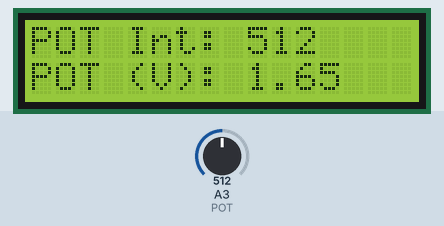
This sketch was run on a simulated Arduino Uno, built with avr-gcc and run on an emulated ATmega328P. Parts: 16×2 character LCD. The test bench sets the inputs (shaded band); at power-on: A3 (POT) = 512.

Above: at 1.2 s.
1.3 s: A3 (POT) set to 716
At 2.8 s:
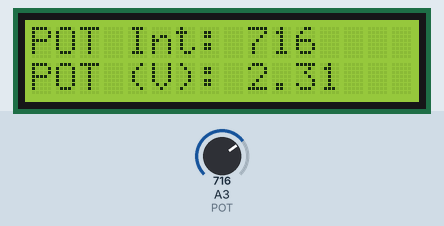
5.4 s: A3 (POT) set to 900
At 6.9 s:
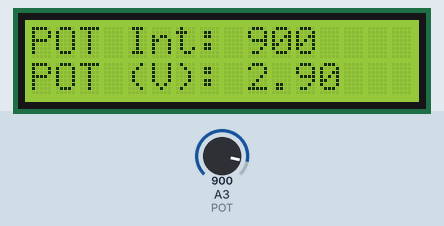
8.6 s: A3 (POT) set to 1023
At 9.9 s:
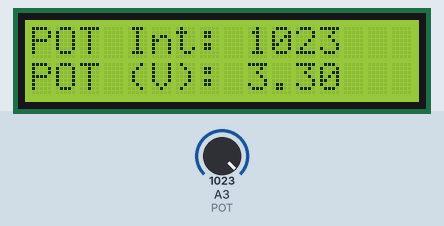
Timing chart, 0 to 11.6 s (numbered marks = the images above; inputs shaded):
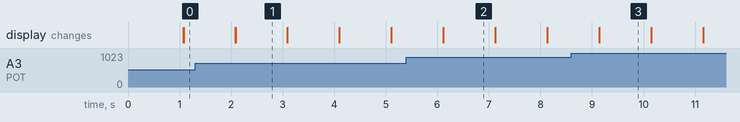

The sketch:

ADC_Reference_Ex1.ino
```cpp
//Tensão de Referencia no PINO AREF com Arduino

//Definições
const int POT = A3; // Define o pino Analógico (Potenciometro)
int value;
float volt;

//Bibliotecas
#include <LiquidCrystal.h>
LiquidCrystal lcd(10, 8, 5, 4, 3, 2); //(RS, E, D4,D5, D6, D7)


//Função que será executada uma vez quando ligar ou resetar o Arduino
void setup() {
 lcd.begin(16, 2);   // Inicia o LCD 16x02 (colunas,linhas)
 //analogReference (DEFAULT);    //Referencia analógica default (5v ou 3.3v)
 analogReference (EXTERNAL); //Referencia analógica do pino AREF
}

//Função que será executada continuamente
void loop() {

  //Leitura do Pino A3 (ADC)
  value=analogRead(POT); // Armazena o valor inteiro.
  //Converte o valor inteiro em Tensão
  volt=(value*3.3/1023.0);
  //volt=(value*5/1023.0);

  //Visualiza no LCD
  lcd.home();         // Coloca el cursor en las coordenadas (0,0)
  lcd.print("POT Int: ");   // Escreve no LCD
  lcd.print(value);   // Escreve no LCD
  lcd.setCursor(0,1);         // Coloca el cursor en las coordenadas (0,0)
  lcd.print("POT (V): ");   // Escreve no LCD
  lcd.print(volt);   // Escreve no LCD
  delay(1000);
  lcd.clear();     //Limpa todo o LCD
}
```

Measured:
- after the input at 1.3 s, the display: first differs from a run without the input after 0.79 s (image 1)
- after the input at 5.4 s, the display: first differs from a run without the input after 0.72 s (image 2)
- after the input at 8.6 s, the display: first differs from a run without the input after 0.54 s (image 3)
- what the display in image 1 shows lasts 1.0 s, from 2.1 s to 3.1 s
